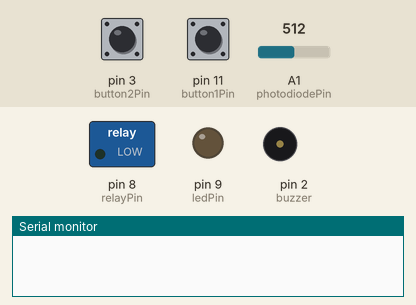
Simulated run of this sketch. Board: Arduino Uno, built with avr-gcc and run on an emulated ATmega328P. Parts: switched loads named in the sketch (green lamp = pin HIGH), output pins drawn as LEDs (lit = HIGH), buzzer (waves = sounding), the last lines printed to the serial monitor. The inputs (shaded band) are chosen by the test bench; at power-on: pin 3 (button2Pin) HIGH, A1 (photodiodePin) = 512, pin 11 (button1Pin) HIGH.

Above: at 1.2 s.
1.3 s: pin 3 (button2Pin) pulled LOW for 0.15 s
At 2.1 s:
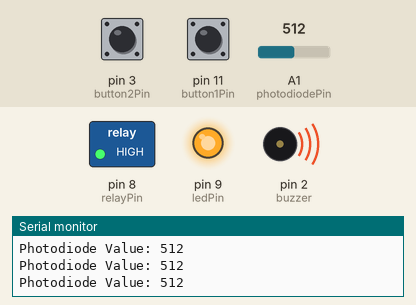
2.9 s: A1 (photodiodePin) set to 992
5.9 s: A1 (photodiodePin) set to 1016
At 6.7 s:
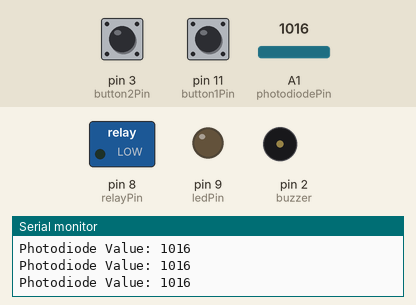
Timing chart, 0 to 8.9 s (numbered marks = the images above; inputs shaded):
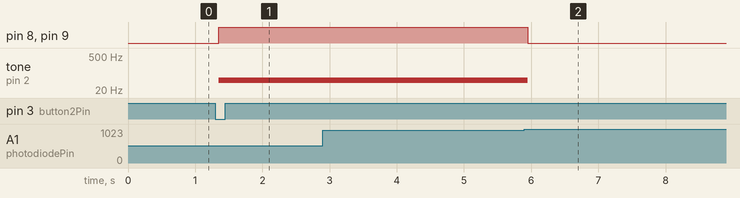

The sketch:

LDRLIGHT_10_11_12_13.ino
```cpp
int ldrPin = A0;           // Pin sensor LDR
int photodiodePin = A1;    // Pin sensor photodioda
int button1Pin = 11;       // Pin push button 1 untuk LDR
int button2Pin = 3;        // Pin push button 2 untuk photodioda
int relayPin = 8;          // Pin relay
int ledPin = 9;            // Pin LED
int buzzer = 2;

int button1State = 0;          // Status dari Push Button 1
int lastButton1State = HIGH;   // Status push button 1 sebelumnya
bool ldrModeActive = false;    // Status apakah mode LDR aktif

int button2State = 0;          // Status dari Push Button 2
int lastButton2State = HIGH;   // Status push button 2 sebelumnya
bool photodiodeModeActive = false; // Status apakah mode photodioda aktif

int threshold = 100;           // Nilai batas untuk sensor cahaya
int tresPoto = 1000;

void setup() {
  // Set pin button, relay, dan LED
  pinMode(button1Pin, INPUT_PULLUP);
  pinMode(button2Pin, INPUT_PULLUP);
  pinMode(relayPin, OUTPUT);
  pinMode(ledPin, OUTPUT);
  pinMode(buzzer, OUTPUT);

  // Inisialisasi relay dan LED (mati pada awal)
  digitalWrite(relayPin, LOW);
  digitalWrite(ledPin, LOW);

  // Mulai komunikasi serial untuk debugging
  Serial.begin(9600);
}

void loop() {
  // Membaca status Push Button 1 (untuk LDR)
  button1State = digitalRead(button1Pin);

  // Jika Push Button 1 ditekan (perubahan dari HIGH ke LOW)
  if (button1State == LOW && lastButton1State == HIGH) {
    ldrModeActive = !ldrModeActive;  // Toggle status LDR mode
    photodiodeModeActive = false;    // Matikan mode photodioda jika aktif
    Serial.println("LDR Mode Toggled");
    delay(50);  // Anti-bouncing
  }
  lastButton1State = button1State;

  // Membaca status Push Button 2 (untuk photodioda)
  button2State = digitalRead(button2Pin);

  // Jika Push Button 2 ditekan (perubahan dari HIGH ke LOW)
  if (button2State == LOW && lastButton2State == HIGH) {
    photodiodeModeActive = !photodiodeModeActive; // Toggle status photodioda mode
    ldrModeActive = false;  // Matikan mode LDR jika aktif
    Serial.println("Photodiode Mode Toggled");
    delay(50);  // Anti-bouncing
  }
  lastButton2State = button2State;

  // Jika LDR mode aktif
  if (ldrModeActive) {
    int ldrValue = analogRead(ldrPin);
    Serial.print("LDR Value: ");
    Serial.println(ldrValue);

    // Jika nilai LDR di bawah threshold, nyalakan relay dan LED
    if (ldrValue < threshold) {
      digitalWrite(relayPin, HIGH);
      digitalWrite(ledPin, HIGH);
      tone(buzzer, 50);
    } else {
      digitalWrite(relayPin, LOW);
      digitalWrite(ledPin, LOW);
      noTone(buzzer);
    }
  }

  // Jika photodioda mode aktif
  if (photodiodeModeActive) {
    int photodiodeValue = analogRead(photodiodePin);
    Serial.print("Photodiode Value: ");
    Serial.println(photodiodeValue);

    // Jika nilai photodioda di bawah threshold, nyalakan relay dan LED
    if (photodiodeValue < tresPoto) {
      digitalWrite(relayPin, HIGH);
      digitalWrite(ledPin, HIGH);
      tone(buzzer, 50);
    } else {
      digitalWrite(relayPin, LOW);
      digitalWrite(ledPin, LOW);
      noTone(buzzer);
    }
  }
}
```

Measured:
- the behaviour switches between 999 and 1000 on A1 (photodiodePin) (found by bisection; images 1 and 2)
- after the input at 1.3 s, pin 8 (relayPin), pin 9 (ledPin): LOW → HIGH after 0.05 s; tone on pin 2 (buzzer): silent → 50 Hz after 0.05 s
- after the input at 5.9 s, pin 8 (relayPin), pin 9 (ledPin): HIGH → LOW after 0.05 s; tone on pin 2 (buzzer): 50 Hz → silent after 0.05 s
